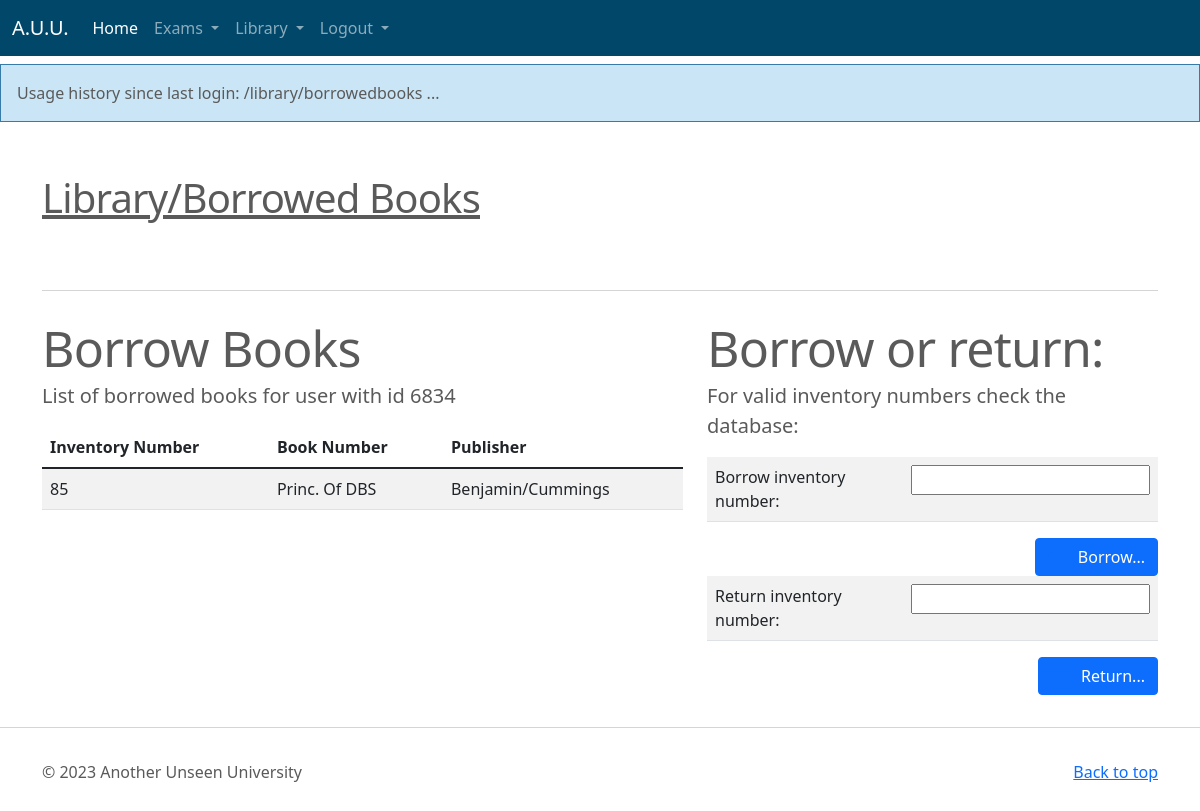
The app's page /library/borrowedbooks (signed in) with its own data.
### tables this page shows
CREATE TABLE "user" (
  id INTEGER PRIMARY KEY AUTOINCREMENT,
  username TEXT UNIQUE NOT NULL,
  password TEXT NOT NULL
);

CREATE TABLE "Buecher"(
	"ISBN" TEXT(20),
	"Titel" TEXT(100)
		CONSTRAINT nn_Buecher_Titel NOT NULL,
	"Verlagsname" TEXT(30)
		CONSTRAINT nn_Buecher_Verlagsname NOT NULL,
	CONSTRAINT pk_Buecher PRIMARY KEY (ISBN),
	CONSTRAINT fk_Buecher_Verlage FOREIGN KEY (Verlagsname) REFERENCES Verlage (Verlagsname)
);

CREATE TABLE "Ausleihe" (
	"Inventarnr" NUMBER(5),
	"PANr" NUMBER(5)
		CONSTRAINT nn_Ausleihe_PANr NOT NULL,
	CONSTRAINT pk_Ausleihe PRIMARY KEY (Inventarnr),
	CONSTRAINT fk_Ausleihe_Buch_Exemplare FOREIGN KEY (Inventarnr) REFERENCES Buch_Exemplare (Inventarnr),
	CONSTRAINT fk_Ausleihe_Personen FOREIGN KEY (PANr) REFERENCES Personen (PANr)
);

### flask_auu/library.py (the view, shortened to what this page needs)
@bp.route('/library/borrowedbooks', methods=('GET', 'POST'))
@login_required
def borrowedbooks():
    session['history'] = session['history'] + "/library/borrowedbooks\n ... "
    flash(session['history'])
    db = get_db()
    matrnrper = db.execute(
        'SELECT Vorname, Nachname, Matrikelnummer, Studienfach, Immatrikulationsdatum'
        ' FROM Studenten, Personen'
        ' WHERE Personen.PANr = Studenten.PANr and Personen.PANr = ? ', (g.user['username'],)
    ).fetchone()
    if matrnrper is None:
        return render_template('guest/guest.html', )
    borrowed = db.execute(
        "SELECT ausleihe.inventarnr Inventarnummer, Buecher.titel Titel, Buecher.verlagsname Verlagsname"
		" FROM ausleihe, Buch_exemplare, Buecher"
		" WHERE Buecher.isbn = Buch_Exemplare.isbn and Ausleihe.inventarnr = Buch_Exemplare.inventarnr"
		" and ausleihe.inventarnr in (select ausleihe.Inventarnr from ausleihe"
		" where ausleihe.panr = ?)",
        (g.user['username'],)
    ).fetchall()
    return render_template('library/borrowedbooks.html',  borrowed=borrowed,)

### flask_auu/auth.py (called while the page is built)
@bp.before_app_request
def load_logged_in_user():
    user_id = session.get('user_id')
    if session.get('history') is None:
        session['history'] = "Usage history since last login:\n"
    if user_id is None:
        g.user = None
    else:
        g.user = get_db().execute(
            'SELECT * FROM user WHERE id = ?', (user_id,)
        ).fetchone()

def login_required(view):
    @functools.wraps(view)
    def wrapped_view(**kwargs):
        if g.user is None:
            return redirect(url_for('auth.login'))
        return view(**kwargs)
    return wrapped_view

### flask_auu/db.py (called while the page is built)
def get_db():
        print('get_db(): before db is accessed...', flush=True)
        if 'db' not in g:
            g.db = sqlite3.connect(
                current_app.config['DATABASE'],
                detect_types=sqlite3.PARSE_DECLTYPES
            )
            g.db.row_factory = sqlite3.Row
        return g.db

### flask_auu/templates/library/borrowedbooks.html (shortened to what this page needs)
{% extends 'base.html' %}
{% block content %}
<div class="container marketing">
    <div class="signpost"><h1>Library/Borrowed Books</h1></div>
    <hr class="featurette-divider">
    <div class="row featurette">
        <div class="col-md-7">
            <h2 class="featurette-heading">Borrow Books</h2>
            <p class="lead">List of borrowed books for user with id {{ g.user['username'] }}</p>
                <table class="table table-responsive table-striped table-hover">
			    <thead>
				<tr>
					<th>Inventory Number</th>
					<th>Book Number</th>
					<th>Publisher</th>
				</tr>
			    </thead>
	        	<tbody>
                {% for entry in borrowed %}
	        	<tr><td>{{ entry['Inventarnummer'] }}</td><td>{{ entry['Titel'] }}</td><td>{{ entry['Verlagsname'] }}</td></tr>
                {% endfor %}
		        </tbody>
                </table>
        </div>
        <div class="col-md-5">
            <h2 class="featurette-heading">Borrow or return:</h2>
            <p class="lead">For valid inventory numbers check the database:</p>
            <form method="post" style="">
	            <table class="table table-responsive table-striped table-hover">
	        	<tbody>
    	        	<tr><td>Borrow inventory number:</td><td><input name="inventorynr" value="{{ request.form['inventorynr'] }}" /></td></tr>
		        </tbody>
	            </table>
	            <button type="submit" class="btn btn-primary" style="float: right">
					<span class="btn btn-primary"></span> Borrow...
				</button>
            </form>
			<form method="post" style="">
	            <table class="table table-responsive table-striped table-hover">
	        	<tbody>
    	        	<tr><td>Return inventory number:</td><td><input name="returninv" value="{{ request.form['returninv'] }}" /></td></tr>
		        </tbody>
	            </table>
	            <button type="submit" class="btn btn-primary" style="float: right">
					<span class="btn btn-primary"></span> Return...
				</button>
            </form>
        </div>
    </div>
</div>
{% endblock %}

### records on screen
user: user.username "6834"
Buecher: Inventarnummer "85", Titel "Princ. Of DBS", Verlagsname "Benjamin/Cummings"

### other values on screen
{{ message }} "Usage history since last login: /library/borrowedbooks ..."
